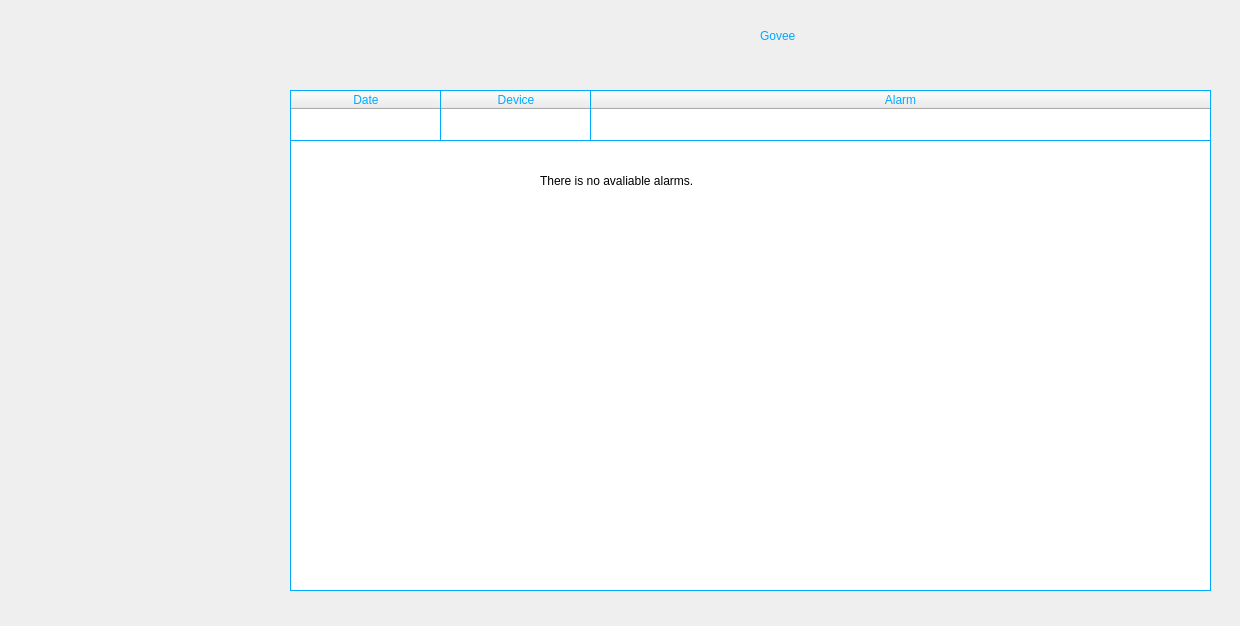
<?xml version="1.0" encoding="UTF-8"?>
<ui version="4.0">
 <class>MainWindow</class>
 <widget class="QMainWindow" name="MainWindow">
  <property name="geometry">
   <rect>
    <x>0</x>
    <y>0</y>
    <width>1240</width>
    <height>626</height>
   </rect>
  </property>
  <property name="windowTitle">
   <string>Alarms</string>
  </property>
  <property name="styleSheet">
   <string notr="true">background-image: url(:/newPrefix/2.png);</string>
  </property>
  <widget class="QWidget" name="centralwidget">
   <widget class="QLabel" name="label_2">
    <property name="geometry">
     <rect>
      <x>760</x>
      <y>10</y>
      <width>181</width>
      <height>51</height>
     </rect>
    </property>
    <property name="styleSheet">
     <string notr="true">background-image: url(:/newPrefix/1.JPG);
font: 75 20pt &quot;MS Shell Dlg 2&quot;;
color: rgb(0, 170, 255);</string>
    </property>
    <property name="text">
     <string>Govee </string>
    </property>
   </widget>
   <widget class="QTableWidget" name="tableWidget">
    <property name="geometry">
     <rect>
      <x>290</x>
      <y>90</y>
      <width>921</width>
      <height>501</height>
     </rect>
    </property>
    <property name="autoFillBackground">
     <bool>true</bool>
    </property>
    <property name="styleSheet">
     <string notr="true">color: rgb(0, 170, 255);
font: 75 14pt &quot;MS Shell Dlg 2&quot;;
background-image: url(:/newPrefix/1.JPG);
</string>
    </property>
    <property name="frameShape">
     <enum>QFrame::Box</enum>
    </property>
    <property name="frameShadow">
     <enum>QFrame::Plain</enum>
    </property>
    <property name="lineWidth">
     <number>1</number>
    </property>
    <property name="midLineWidth">
     <number>0</number>
    </property>
    <property name="sizeAdjustPolicy">
     <enum>QAbstractScrollArea::AdjustToContentsOnFirstShow</enum>
    </property>
    <property name="showGrid">
     <bool>true</bool>
    </property>
    <property name="gridStyle">
     <enum>Qt::NoPen</enum>
    </property>
    <property name="sortingEnabled">
     <bool>true</bool>
    </property>
    <property name="cornerButtonEnabled">
     <bool>true</bool>
    </property>
    <attribute name="horizontalHeaderVisible">
     <bool>true</bool>
    </attribute>
    <attribute name="horizontalHeaderCascadingSectionResizes">
     <bool>true</bool>
    </attribute>
    <attribute name="horizontalHeaderMinimumSectionSize">
     <number>38</number>
    </attribute>
    <attribute name="horizontalHeaderDefaultSectionSize">
     <number>150</number>
    </attribute>
    <attribute name="horizontalHeaderHighlightSections">
     <bool>true</bool>
    </attribute>
    <attribute name="horizontalHeaderShowSortIndicator" stdset="0">
     <bool>true</bool>
    </attribute>
    <attribute name="horizontalHeaderStretchLastSection">
     <bool>true</bool>
    </attribute>
    <attribute name="verticalHeaderStretchLastSection">
     <bool>false</bool>
    </attribute>
    <column>
     <property name="text">
      <string>Date</string>
     </property>
    </column>
    <column>
     <property name="text">
      <string>Device</string>
     </property>
    </column>
    <column>
     <property name="text">
      <string>Alarm</string>
     </property>
    </column>
   </widget>
   <widget class="Line" name="line">
    <property name="geometry">
     <rect>
      <x>290</x>
      <y>130</y>
      <width>921</width>
      <height>20</height>
     </rect>
    </property>
    <property name="styleSheet">
     <string notr="true">background-image: url(:/newPrefix/1.JPG);
color: rgb(0, 170, 255);
</string>
    </property>
    <property name="frameShadow">
     <enum>QFrame::Plain</enum>
    </property>
    <property name="orientation">
     <enum>Qt::Horizontal</enum>
    </property>
   </widget>
   <widget class="Line" name="line_2">
    <property name="geometry">
     <rect>
      <x>430</x>
      <y>90</y>
      <width>20</width>
      <height>51</height>
     </rect>
    </property>
    <property name="styleSheet">
     <string notr="true">background-image: url(:/newPrefix/1.JPG);
color: rgb(0, 170, 255);</string>
    </property>
    <property name="frameShadow">
     <enum>QFrame::Plain</enum>
    </property>
    <property name="orientation">
     <enum>Qt::Vertical</enum>
    </property>
   </widget>
   <widget class="Line" name="line_3">
    <property name="geometry">
     <rect>
      <x>580</x>
      <y>90</y>
      <width>20</width>
      <height>51</height>
     </rect>
    </property>
    <property name="styleSheet">
     <string notr="true">background-image: url(:/newPrefix/1.JPG);
color: rgb(0, 170, 255);</string>
    </property>
    <property name="frameShadow">
     <enum>QFrame::Plain</enum>
    </property>
    <property name="orientation">
     <enum>Qt::Vertical</enum>
    </property>
   </widget>
   <widget class="QLabel" name="label">
    <property name="geometry">
     <rect>
      <x>540</x>
      <y>160</y>
      <width>371</width>
      <height>41</height>
     </rect>
    </property>
    <property name="styleSheet">
     <string notr="true">background-image: url(:/newPrefix/1.JPG);
font: 12pt &quot;MS Shell Dlg 2&quot;;
</string>
    </property>
    <property name="text">
     <string>There is no avaliable alarms.</string>
    </property>
   </widget>
  </widget>
 </widget>
 <resources>
  <include location="noha.qrc"/>
 </resources>
 <connections/>
</ui>
